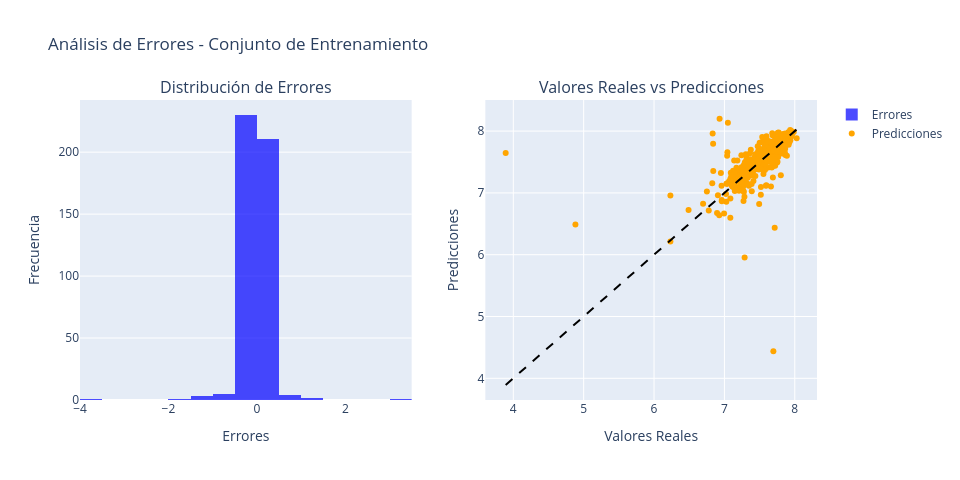

The cell this chart's notebook holds for it:
### Code cell
func.plot_residuals_over_time(train,df_ajustado, plotly_engine = USE_PLOTLY, title = 'Análisis de Errores - Conjunto de Entrenamiento')
func.plot_residuals_over_time(test, df_pronostico, plotly_engine = USE_PLOTLY, title = 'Análisis de Errores - Conjunto de Prueba')

### Figure 1 — Plotly figure (JSON) as saved in the notebook; plotly's stock layout.template omitted (floating-point values rounded to 4 significant figures; data arrays with more than 128 entries replaced by an {"elided": "..."} marker saying what was removed)
{"data": [{"marker": {"color": "blue"}, "name": "Errores", "nbinsx": 30, "opacity": 0.7, "type": "histogram", "x": {"elided": "458 float values"}, "xaxis": "x", "yaxis": "y"}, {"marker": {"color": "orange"}, "mode": "markers", "name": "Predicciones", "type": "scatter", "x": {"elided": "458 float values"}, "xaxis": "x2", "y": {"elided": "458 float values"}, "yaxis": "y2"}, {"line": {"color": "black", "dash": "dash"}, "mode": "lines", "showlegend": false, "type": "scatter", "x": [3.892, 8.027], "xaxis": "x2", "y": [3.892, 8.027], "yaxis": "y2"}], "layout": {"annotations": [{"font": {"size": 16}, "showarrow": false, "text": "Distribución de Errores", "x": 0.225, "xanchor": "center", "xref": "paper", "y": 1, "yanchor": "bottom", "yref": "paper"}, {"font": {"size": 16}, "showarrow": false, "text": "Valores Reales vs Predicciones", "x": 0.775, "xanchor": "center", "xref": "paper", "y": 1, "yanchor": "bottom", "yref": "paper"}], "height": 480, "title": {"text": "Análisis de Errores - Conjunto de Entrenamiento"}, "width": 960, "xaxis": {"anchor": "y", "domain": [0, 0.45], "title": {"text": "Errores"}}, "xaxis2": {"anchor": "y2", "domain": [0.55, 1], "title": {"text": "Valores Reales"}}, "yaxis": {"anchor": "x", "domain": [0, 1], "title": {"text": "Frecuencia"}}, "yaxis2": {"anchor": "x2", "domain": [0, 1], "title": {"text": "Predicciones"}}}}
